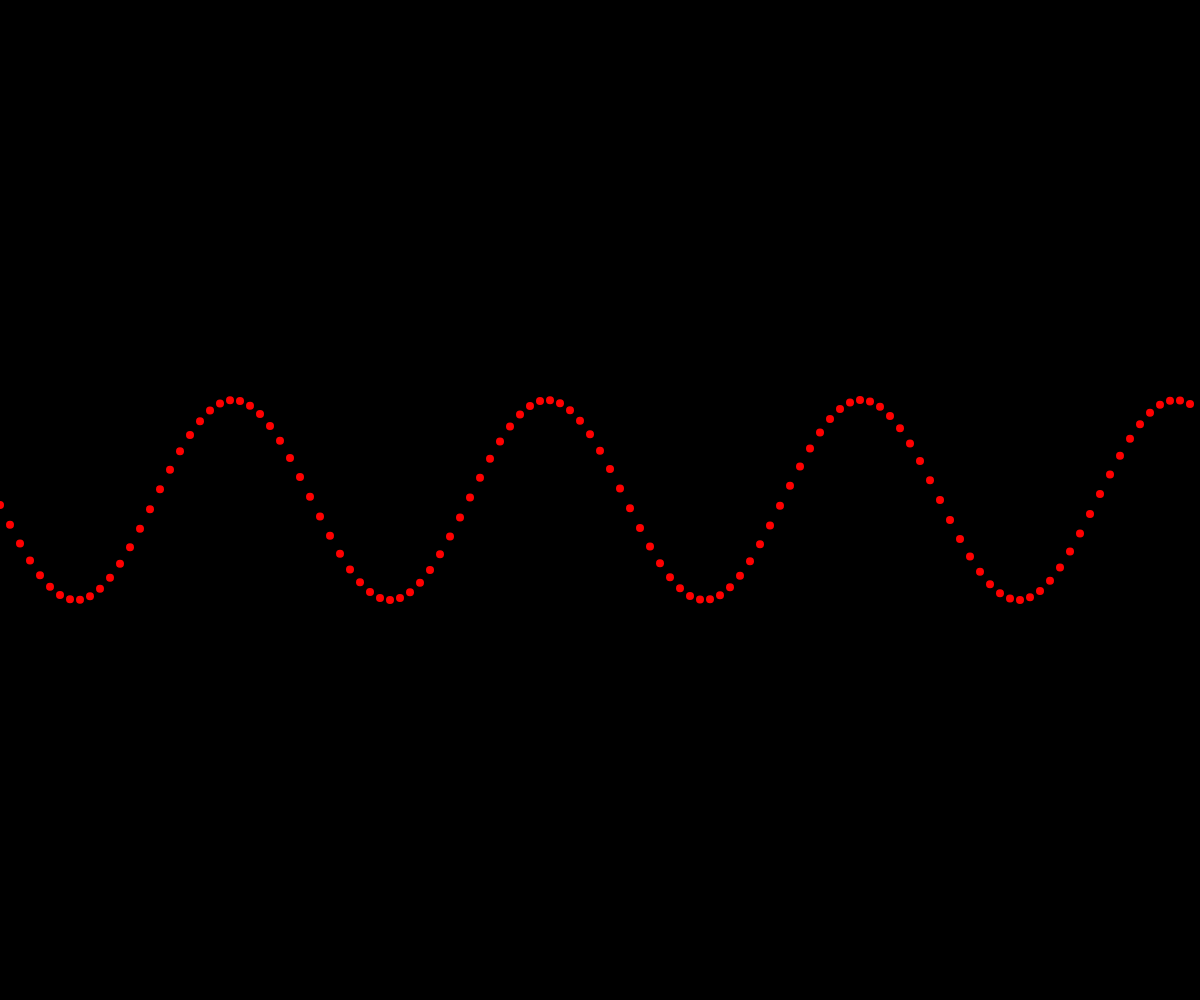
Frame 1 (no input)
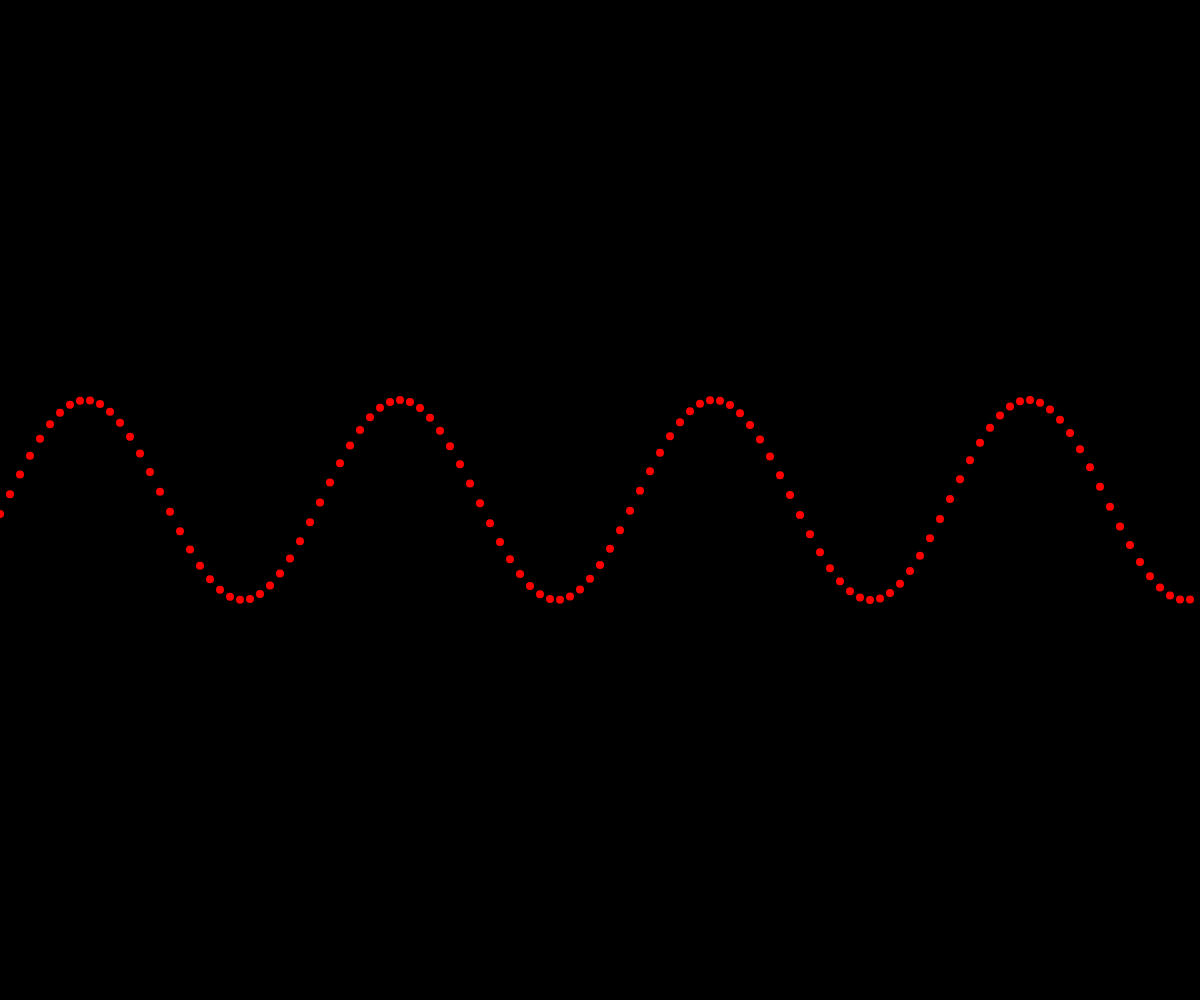
Frame 60 (no input)
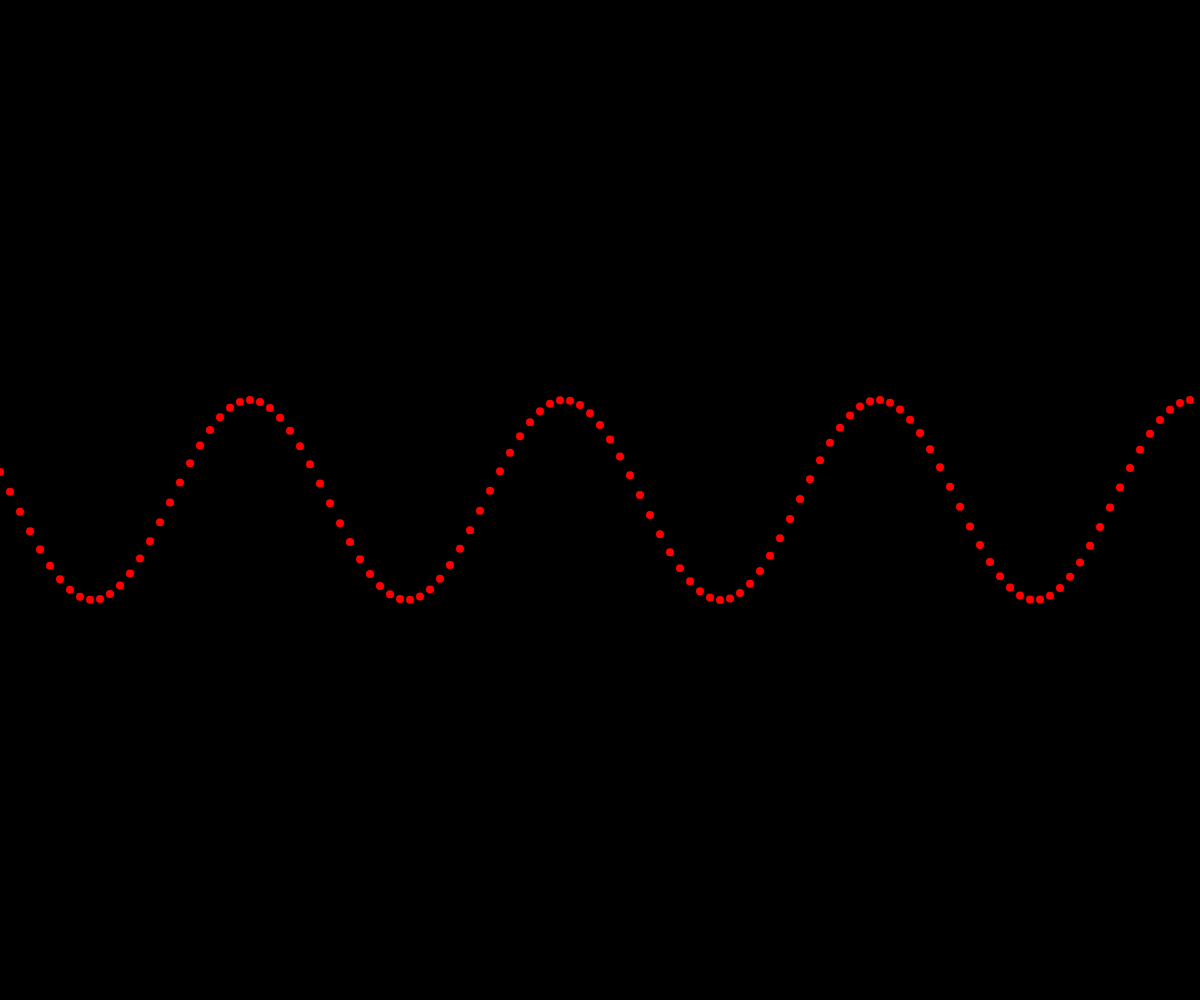
Frame 120 (the mouse pressed at the canvas centre since frame 60)

The p5.js sketch that drew these frames (run headless with seeded random() and noise() and a simulated clock; from frame 60 on, the mouse is pressed at the canvas centre):

// p5.js sketch
// ── sketch.js
let amplitude = 100;
let frequency = 0.02; // wie viele Wellen passen auf den Screen?
let spacing = 10;

function setup() {
  createCanvas(windowWidth, windowHeight);
}

function draw() {
  background(0);
  noStroke();

  // t verschiebt die Welle, so sieht es aus als würde sie fliessen
  let t = millis() * 0.003;

  for (let x = 0; x < width; x += spacing) {
    let y = height / 2 + sin(x * frequency + t) * amplitude;

    fill(255, 0, 0);
    ellipse(x, y, 8);
  }

  // ÜBUNG: Zeichne eine zweite Welle mit cos() statt sin()
  // ÜBUNG: Addiere zwei Wellen mit verschiedener frequency
}
